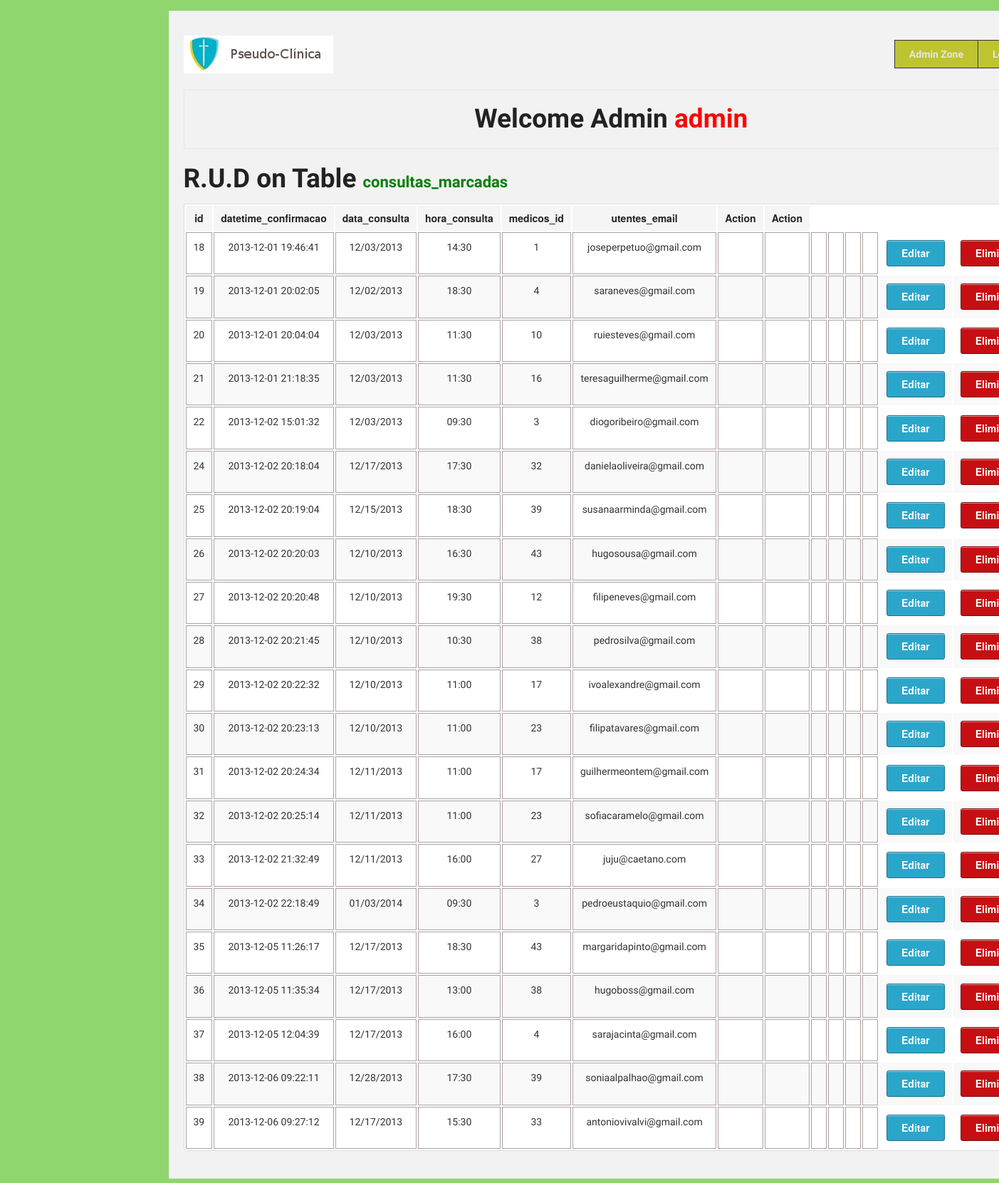
Page /Project_Clinica/admin/rud.php?t=consultas_marcadas (signed in) on the earlier database version.
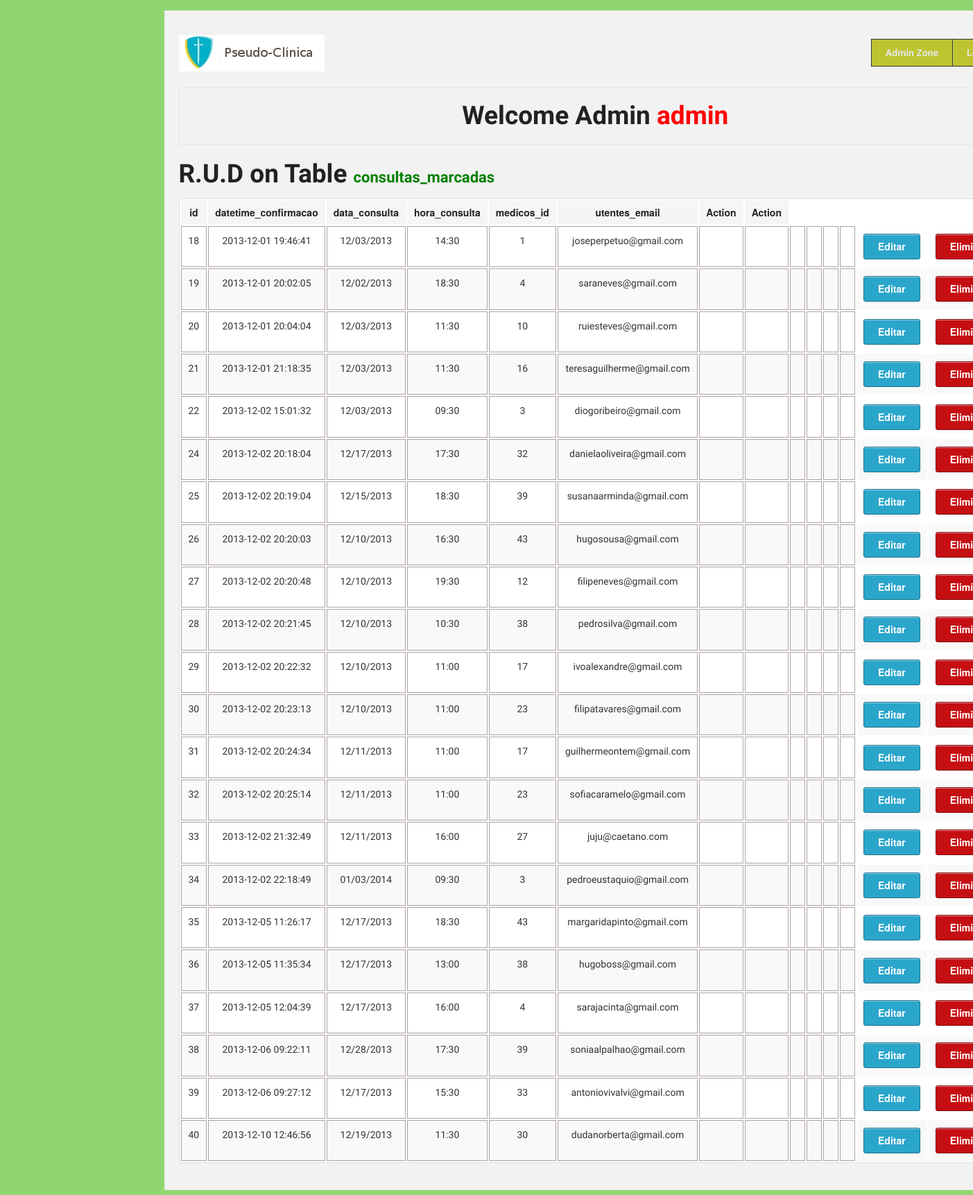
Same page on the later database version.
### tables this page shows
CREATE TABLE `consultas_marcadas` (
  `id` int(11) unsigned NOT NULL AUTO_INCREMENT,
  `datetime_confirmacao` datetime NOT NULL,
  `data_consulta` varchar(10) NOT NULL,
  `hora_consulta` varchar(10) NOT NULL,
  `medicos_id` int(10) unsigned NOT NULL,
  `utentes_email` varchar(255) NOT NULL,
  PRIMARY KEY (`id`),
  KEY `fk_consultas_com_marcacao_confirmada_a_realizar_medicos1_idx` (`medicos_id`),
  KEY `fk_consultas_com_marcacao_confirmada_a_realizar_utentes1_idx` (`utentes_email`),
  CONSTRAINT `fk_consultas_com_marcacao_confirmada_a_realizar_medicos1` FOREIGN KEY (`medicos_id`) REFERENCES `medicos` (`id`) ON DELETE CASCADE ON UPDATE CASCADE,
  CONSTRAINT `fk_consultas_com_marcacao_confirmada_a_realizar_utentes1` FOREIGN KEY (`utentes_email`) REFERENCES `utentes` (`email`) ON DELETE CASCADE ON UPDATE CASCADE
);

### Project_Clinica/admin/rud.php (the view, shortened to what this page needs)
<?php require '../MODEL/databaseConnection.php'; ?>
<!DOCTYPE html>
 <html class="no-js" lang="en">
<head>
  <link rel="stylesheet" href="../stylesheets/foundation.css">
  <link rel="stylesheet" href="../stylesheets/app.css">
</head>
<body>
  <div class="row">
    <div style="width:auto;" class="twelve columns">
      <div class="panel">
      <div class="row">
        <div class="three columns">
          <h1><a href="index.php"><img src="../images/banners_logos/logo.png" /></a></h1>
        </div>
        <div style="text-align: center;" class="nine columns">
          <ul class="nav-bar right">
           <li style="background-color: rgb(190, 196, 48);"><a style="font-weight: bold;" href="index.php">Admin Zone</a></li>
            <li style="background-color: rgb(190, 196, 48);"><a style="font-weight: bold;" href="logout.php">Logout</a></li>
          </ul>
        </div>
       </div>
       <div class="row">
        <div class="twelve columns">
          <div class="panel">
            <h2 style="text-align: center;">Welcome Admin <span style="color:red;"><?php echo $_SESSION['username']; ?></span></h2>
          </div>
            <h2 style="text-align: left;">R.U.D on Table <span style="font-size: 22px; color:green;"><?php echo $_GET['t']; ?></span></span></h2>
        </div>
      </div>
      <div class="row">
        <div style="text-align: center;" class="twelve columns">
                      <table class="twelve">
                                  <thead>
                                    <tr>
                <?php $sql = "describe " . $_GET['t'] ; ?>
                        <?php if ($result_set = $connection->query($sql)): ?>
                                <?php foreach ($result_set as $coluna): ?>
                                      <th style="text-align: center;"><?php echo $coluna[0]; ?></th>
                               <?php endforeach ?>
                       <?php endif ?>
                                    <th style="text-align: center;">Action</th>
                                    <th style="text-align: center;">Action</th>
                                    </tr>
                                  </thead>
                                          <tbody>
                      <?php
                          $count_fields = "SELECT COUNT(*)
                                            FROM INFORMATION_SCHEMA.COLUMNS
                                            WHERE TABLE_NAME = '" . $_GET['t']. "'";
                           $numero_de_campos = $connection->query($count_fields)->fetch();
                          $sql = 'SELECT * FROM ' . $_GET['t'];
                      ?>
                                    <?php if ($result_set = $connection->query($sql)): ?>
                                           <?php foreach ($result_set as $coluna): ?>
                                                  <tr>
                                                     <?php for ($celula=0; $celula < $numero_de_campos[0] ; $celula++): ?>
                                                            <td style="text-align: center; vertical-align: middle; border:1px solid #ADA1A1;"><p style="font-size:14px;"><?php echo $coluna[$celula]; ?></p></td>
                                                      <?php endfor; ?>
                                                    <td style="text-align: center; vertical-align: middle;">
                                                        <a class=" radius button" href="update.php?t=<?php echo $_GET['t']; ?>&pk=<?php echo $coluna[0]; ?>">Editar</a>
                                                     </td>
                                                      <td style="text-align: center; vertical-align: middle;">
                                                        <a class="alert radius button" href="delete.php?t=<?php echo $_GET['t']; ?>&pk=<?php echo $coluna[0]; ?>">Eliminar</a>
                                                      </td>
                                                  </tr>
                                           <?php endforeach ?>
                                    <?php endif ?>
                                          </tbody>
                          </table>
          </div>
        </div>
      </div>
    </div>
</div>
</body>
</html>

### Project_Clinica/stylesheets/app.css (style rules this page uses)
body { background: #90D66F; margin-top: 15px; }
p,h1,h2,h3,h4,h5,h6,li { font-family: 'Strait', sans-serif; }
p { font-size: 20px; }

Differences in the rows shown:
added consultas_marcadas: id "40", datetime_confirmacao "2013-12-10 12:46:56", data_consulta "12/19/2013", hora_consulta "11:30", medicos "30", utentes_email "dudanorberta@gmail.com"
